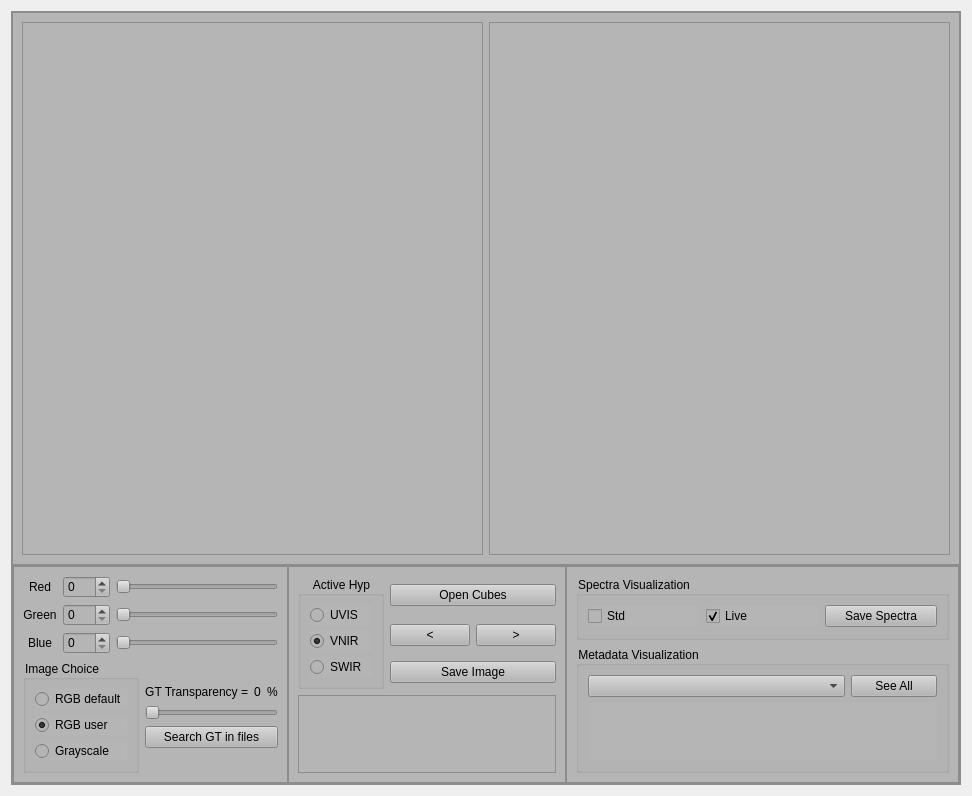
<?xml version="1.0" encoding="UTF-8"?>
<ui version="4.0">
 <class>DataVizualisation</class>
 <widget class="QWidget" name="DataVizualisation">
  <property name="geometry">
   <rect>
    <x>0</x>
    <y>0</y>
    <width>972</width>
    <height>796</height>
   </rect>
  </property>
  <property name="windowTitle">
   <string>Data Visualization Tool</string>
  </property>
  <layout class="QVBoxLayout" name="verticalLayout_2">
   <item>
    <widget class="QFrame" name="frame_principal">
     <property name="minimumSize">
      <size>
       <width>200</width>
       <height>400</height>
      </size>
     </property>
     <property name="font">
      <font>
       <pointsize>10</pointsize>
      </font>
     </property>
     <property name="styleSheet">
      <string notr="true">background-color: rgb(181, 181, 181);</string>
     </property>
     <property name="frameShape">
      <enum>QFrame::StyledPanel</enum>
     </property>
     <property name="frameShadow">
      <enum>QFrame::Raised</enum>
     </property>
     <layout class="QVBoxLayout" name="verticalLayout" stretch="3,1">
      <property name="spacing">
       <number>0</number>
      </property>
      <property name="leftMargin">
       <number>0</number>
      </property>
      <property name="topMargin">
       <number>0</number>
      </property>
      <property name="rightMargin">
       <number>0</number>
      </property>
      <property name="bottomMargin">
       <number>0</number>
      </property>
      <item>
       <widget class="QFrame" name="frame_up">
        <property name="minimumSize">
         <size>
          <width>0</width>
          <height>0</height>
         </size>
        </property>
        <property name="styleSheet">
         <string notr="true"/>
        </property>
        <property name="frameShape">
         <enum>QFrame::StyledPanel</enum>
        </property>
        <property name="frameShadow">
         <enum>QFrame::Raised</enum>
        </property>
        <layout class="QHBoxLayout" name="horizontalLayout" stretch="2,2">
         <item>
          <widget class="QFrame" name="frame_image">
           <property name="styleSheet">
            <string notr="true"/>
           </property>
           <property name="frameShape">
            <enum>QFrame::StyledPanel</enum>
           </property>
           <property name="frameShadow">
            <enum>QFrame::Raised</enum>
           </property>
           <layout class="QHBoxLayout" name="horizontalLayout_2">
            <property name="spacing">
             <number>0</number>
            </property>
            <property name="leftMargin">
             <number>0</number>
            </property>
            <property name="topMargin">
             <number>0</number>
            </property>
            <property name="rightMargin">
             <number>0</number>
            </property>
            <property name="bottomMargin">
             <number>0</number>
            </property>
            <item>
             <layout class="QVBoxLayout" name="verticalLayout_image">
              <property name="spacing">
               <number>0</number>
              </property>
             </layout>
            </item>
           </layout>
          </widget>
         </item>
         <item>
          <widget class="QFrame" name="frame">
           <property name="minimumSize">
            <size>
             <width>0</width>
             <height>200</height>
            </size>
           </property>
           <property name="styleSheet">
            <string notr="true"/>
           </property>
           <property name="frameShape">
            <enum>QFrame::StyledPanel</enum>
           </property>
           <property name="frameShadow">
            <enum>QFrame::Raised</enum>
           </property>
           <layout class="QHBoxLayout" name="horizontalLayout_6">
            <property name="leftMargin">
             <number>0</number>
            </property>
            <property name="topMargin">
             <number>0</number>
            </property>
            <property name="rightMargin">
             <number>0</number>
            </property>
            <property name="bottomMargin">
             <number>0</number>
            </property>
            <item>
             <layout class="QVBoxLayout" name="verticalLayout_spectra"/>
            </item>
           </layout>
          </widget>
         </item>
        </layout>
       </widget>
      </item>
      <item>
       <widget class="QFrame" name="frame_down">
        <property name="styleSheet">
         <string notr="true"/>
        </property>
        <property name="frameShape">
         <enum>QFrame::StyledPanel</enum>
        </property>
        <property name="frameShadow">
         <enum>QFrame::Raised</enum>
        </property>
        <layout class="QHBoxLayout" name="horizontalLayout_3" stretch="2,1,3">
         <property name="spacing">
          <number>0</number>
         </property>
         <property name="leftMargin">
          <number>0</number>
         </property>
         <property name="topMargin">
          <number>0</number>
         </property>
         <property name="rightMargin">
          <number>0</number>
         </property>
         <property name="bottomMargin">
          <number>0</number>
         </property>
         <item>
          <widget class="QFrame" name="frame_display_options">
           <property name="styleSheet">
            <string notr="true"/>
           </property>
           <property name="frameShape">
            <enum>QFrame::StyledPanel</enum>
           </property>
           <property name="frameShadow">
            <enum>QFrame::Raised</enum>
           </property>
           <layout class="QVBoxLayout" name="verticalLayout_6" stretch="3,0">
            <property name="sizeConstraint">
             <enum>QLayout::SetDefaultConstraint</enum>
            </property>
            <item>
             <layout class="QGridLayout" name="gridLayout_RGBchannels">
              <item row="1" column="1">
               <widget class="QSpinBox" name="spinBox_green_channel">
                <property name="maximum">
                 <number>149</number>
                </property>
                <property name="value">
                 <number>0</number>
                </property>
               </widget>
              </item>
              <item row="0" column="1">
               <widget class="QSpinBox" name="spinBox_red_channel">
                <property name="maximum">
                 <number>149</number>
                </property>
                <property name="singleStep">
                 <number>1</number>
                </property>
                <property name="value">
                 <number>0</number>
                </property>
               </widget>
              </item>
              <item row="2" column="1">
               <widget class="QSpinBox" name="spinBox_blue_channel">
                <property name="maximum">
                 <number>149</number>
                </property>
                <property name="value">
                 <number>0</number>
                </property>
               </widget>
              </item>
              <item row="0" column="2">
               <widget class="QSlider" name="horizontalSlider_red_channel">
                <property name="maximum">
                 <number>149</number>
                </property>
                <property name="value">
                 <number>0</number>
                </property>
                <property name="orientation">
                 <enum>Qt::Horizontal</enum>
                </property>
               </widget>
              </item>
              <item row="2" column="2">
               <widget class="QSlider" name="horizontalSlider_blue_channel">
                <property name="maximum">
                 <number>149</number>
                </property>
                <property name="value">
                 <number>0</number>
                </property>
                <property name="orientation">
                 <enum>Qt::Horizontal</enum>
                </property>
               </widget>
              </item>
              <item row="0" column="0">
               <widget class="QLabel" name="label_red_channel">
                <property name="text">
                 <string>Red</string>
                </property>
                <property name="alignment">
                 <set>Qt::AlignCenter</set>
                </property>
               </widget>
              </item>
              <item row="1" column="2">
               <widget class="QSlider" name="horizontalSlider_green_channel">
                <property name="maximum">
                 <number>149</number>
                </property>
                <property name="value">
                 <number>0</number>
                </property>
                <property name="orientation">
                 <enum>Qt::Horizontal</enum>
                </property>
               </widget>
              </item>
              <item row="2" column="0">
               <widget class="QLabel" name="label_blue_channel">
                <property name="text">
                 <string>Blue</string>
                </property>
                <property name="alignment">
                 <set>Qt::AlignCenter</set>
                </property>
               </widget>
              </item>
              <item row="1" column="0">
               <widget class="QLabel" name="label_green_channel">
                <property name="text">
                 <string>Green</string>
                </property>
                <property name="alignment">
                 <set>Qt::AlignCenter</set>
                </property>
               </widget>
              </item>
             </layout>
            </item>
            <item>
             <layout class="QHBoxLayout" name="horizontalLayout_4" stretch="3,1,0,1">
              <item>
               <widget class="QGroupBox" name="groupBox_image_type">
                <property name="title">
                 <string>Image Choice</string>
                </property>
                <layout class="QVBoxLayout" name="verticalLayout_3" stretch="0,0,0">
                 <item>
                  <widget class="QRadioButton" name="radioButton_rgb_default">
                   <property name="text">
                    <string>RGB default</string>
                   </property>
                  </widget>
                 </item>
                 <item>
                  <widget class="QRadioButton" name="radioButton_rgb_user">
                   <property name="enabled">
                    <bool>true</bool>
                   </property>
                   <property name="text">
                    <string>RGB user</string>
                   </property>
                   <property name="checked">
                    <bool>true</bool>
                   </property>
                  </widget>
                 </item>
                 <item>
                  <widget class="QRadioButton" name="radioButton_grayscale">
                   <property name="text">
                    <string>Grayscale</string>
                   </property>
                  </widget>
                 </item>
                </layout>
               </widget>
              </item>
              <item>
               <spacer name="horizontalSpacer_2">
                <property name="orientation">
                 <enum>Qt::Horizontal</enum>
                </property>
                <property name="sizeHint" stdset="0">
                 <size>
                  <width>40</width>
                  <height>20</height>
                 </size>
                </property>
               </spacer>
              </item>
              <item>
               <layout class="QGridLayout" name="gridLayout_2" columnstretch="1,0,0,0">
                <item row="1" column="3">
                 <widget class="QLabel" name="label">
                  <property name="text">
                   <string>%</string>
                  </property>
                 </widget>
                </item>
                <item row="1" column="1">
                 <widget class="QLabel" name="label_transparency">
                  <property name="text">
                   <string>GT Transparency =</string>
                  </property>
                  <property name="alignment">
                   <set>Qt::AlignRight|Qt::AlignTrailing|Qt::AlignVCenter</set>
                  </property>
                 </widget>
                </item>
                <item row="2" column="1" colspan="3">
                 <widget class="QSlider" name="horizontalSlider_transparency_GT">
                  <property name="maximum">
                   <number>100</number>
                  </property>
                  <property name="value">
                   <number>0</number>
                  </property>
                  <property name="sliderPosition">
                   <number>0</number>
                  </property>
                  <property name="orientation">
                   <enum>Qt::Horizontal</enum>
                  </property>
                 </widget>
                </item>
                <item row="1" column="2">
                 <widget class="QLabel" name="label_transparency_value">
                  <property name="text">
                   <string>0</string>
                  </property>
                  <property name="alignment">
                   <set>Qt::AlignCenter</set>
                  </property>
                 </widget>
                </item>
                <item row="3" column="1" colspan="3">
                 <widget class="QPushButton" name="pushButton_search_GT_files">
                  <property name="text">
                   <string>Search GT in files</string>
                  </property>
                 </widget>
                </item>
                <item row="0" column="1">
                 <spacer name="verticalSpacer">
                  <property name="orientation">
                   <enum>Qt::Vertical</enum>
                  </property>
                  <property name="sizeHint" stdset="0">
                   <size>
                    <width>20</width>
                    <height>40</height>
                   </size>
                  </property>
                 </spacer>
                </item>
                <item row="4" column="1">
                 <spacer name="verticalSpacer_2">
                  <property name="orientation">
                   <enum>Qt::Vertical</enum>
                  </property>
                  <property name="sizeHint" stdset="0">
                   <size>
                    <width>20</width>
                    <height>40</height>
                   </size>
                  </property>
                 </spacer>
                </item>
               </layout>
              </item>
              <item>
               <spacer name="horizontalSpacer_3">
                <property name="orientation">
                 <enum>Qt::Horizontal</enum>
                </property>
                <property name="sizeHint" stdset="0">
                 <size>
                  <width>40</width>
                  <height>20</height>
                 </size>
                </property>
               </spacer>
              </item>
             </layout>
            </item>
           </layout>
          </widget>
         </item>
         <item>
          <widget class="QFrame" name="frame_button_image">
           <property name="styleSheet">
            <string notr="true"/>
           </property>
           <property name="frameShape">
            <enum>QFrame::StyledPanel</enum>
           </property>
           <property name="frameShadow">
            <enum>QFrame::Raised</enum>
           </property>
           <layout class="QGridLayout" name="gridLayout">
            <item row="2" column="1" colspan="2">
             <widget class="QPushButton" name="pushButton_open_hypercube">
              <property name="styleSheet">
               <string notr="true"/>
              </property>
              <property name="text">
               <string>Open Cubes</string>
              </property>
              <property name="autoExclusive">
               <bool>false</bool>
              </property>
             </widget>
            </item>
            <item row="3" column="2">
             <widget class="QPushButton" name="pushButton_next_cube">
              <property name="text">
               <string>&gt;</string>
              </property>
             </widget>
            </item>
            <item row="3" column="1">
             <widget class="QPushButton" name="pushButton_prev_cube">
              <property name="text">
               <string>&lt;</string>
              </property>
             </widget>
            </item>
            <item row="4" column="1" colspan="2">
             <widget class="QPushButton" name="pushButton_save_image">
              <property name="styleSheet">
               <string notr="true"/>
              </property>
              <property name="text">
               <string>Save Image</string>
              </property>
              <property name="autoExclusive">
               <bool>false</bool>
              </property>
             </widget>
            </item>
            <item row="2" column="0" rowspan="3">
             <widget class="QGroupBox" name="groupBox_ActiceHyp">
              <property name="title">
               <string>Active Hyp</string>
              </property>
              <property name="alignment">
               <set>Qt::AlignCenter</set>
              </property>
              <layout class="QVBoxLayout" name="verticalLayout_5">
               <item>
                <widget class="QRadioButton" name="radioButton_UVIS">
                 <property name="text">
                  <string>UVIS</string>
                 </property>
                </widget>
               </item>
               <item>
                <widget class="QRadioButton" name="radioButton_VNIR">
                 <property name="text">
                  <string>VNIR</string>
                 </property>
                 <property name="checked">
                  <bool>true</bool>
                 </property>
                </widget>
               </item>
               <item>
                <widget class="QRadioButton" name="radioButton_SWIR">
                 <property name="text">
                  <string>SWIR</string>
                 </property>
                </widget>
               </item>
              </layout>
             </widget>
            </item>
            <item row="5" column="0" colspan="3">
             <widget class="QLabel" name="label_general_message">
              <property name="styleSheet">
               <string notr="true"/>
              </property>
              <property name="frameShape">
               <enum>QFrame::StyledPanel</enum>
              </property>
              <property name="text">
               <string/>
              </property>
              <property name="alignment">
               <set>Qt::AlignCenter</set>
              </property>
              <property name="wordWrap">
               <bool>true</bool>
              </property>
             </widget>
            </item>
           </layout>
          </widget>
         </item>
         <item>
          <widget class="QFrame" name="frame_spectra">
           <property name="styleSheet">
            <string notr="true"/>
           </property>
           <property name="frameShape">
            <enum>QFrame::StyledPanel</enum>
           </property>
           <property name="frameShadow">
            <enum>QFrame::Raised</enum>
           </property>
           <layout class="QVBoxLayout" name="verticalLayout_4" stretch="1,2">
            <item>
             <widget class="QGroupBox" name="groupBox_2">
              <property name="title">
               <string>Spectra Visualization</string>
              </property>
              <layout class="QHBoxLayout" name="horizontalLayout_7">
               <item>
                <widget class="QCheckBox" name="checkBox_std">
                 <property name="text">
                  <string>Std</string>
                 </property>
                </widget>
               </item>
               <item>
                <widget class="QCheckBox" name="checkBox_live_spectrum">
                 <property name="text">
                  <string>Live</string>
                 </property>
                 <property name="checked">
                  <bool>true</bool>
                 </property>
                </widget>
               </item>
               <item>
                <widget class="QPushButton" name="pushButton_save_spectra">
                 <property name="text">
                  <string>Save Spectra</string>
                 </property>
                </widget>
               </item>
              </layout>
             </widget>
            </item>
            <item>
             <widget class="QGroupBox" name="groupBox">
              <property name="title">
               <string>Metadata Visualization</string>
              </property>
              <layout class="QVBoxLayout" name="verticalLayout_7">
               <item>
                <layout class="QHBoxLayout" name="horizontalLayout_5" stretch="3,1">
                 <item>
                  <widget class="QComboBox" name="comboBox_metadata"/>
                 </item>
                 <item>
                  <widget class="QPushButton" name="pushButton_see_all_metadata">
                   <property name="text">
                    <string>See All</string>
                   </property>
                  </widget>
                 </item>
                </layout>
               </item>
               <item>
                <widget class="QLabel" name="label_metadata">
                 <property name="font">
                  <font>
                   <pointsize>10</pointsize>
                  </font>
                 </property>
                 <property name="styleSheet">
                  <string notr="true"/>
                 </property>
                 <property name="text">
                  <string/>
                 </property>
                 <property name="alignment">
                  <set>Qt::AlignCenter</set>
                 </property>
                 <property name="wordWrap">
                  <bool>true</bool>
                 </property>
                </widget>
               </item>
              </layout>
             </widget>
            </item>
           </layout>
          </widget>
         </item>
        </layout>
       </widget>
      </item>
     </layout>
    </widget>
   </item>
  </layout>
 </widget>
 <resources/>
 <connections>
  <connection>
   <sender>horizontalSlider_red_channel</sender>
   <signal>valueChanged(int)</signal>
   <receiver>spinBox_red_channel</receiver>
   <slot>setValue(int)</slot>
   <hints>
    <hint type="sourcelabel">
     <x>117</x>
     <y>595</y>
    </hint>
    <hint type="destinationlabel">
     <x>73</x>
     <y>594</y>
    </hint>
   </hints>
  </connection>
  <connection>
   <sender>horizontalSlider_green_channel</sender>
   <signal>valueChanged(int)</signal>
   <receiver>spinBox_green_channel</receiver>
   <slot>setValue(int)</slot>
   <hints>
    <hint type="sourcelabel">
     <x>148</x>
     <y>622</y>
    </hint>
    <hint type="destinationlabel">
     <x>89</x>
     <y>620</y>
    </hint>
   </hints>
  </connection>
  <connection>
   <sender>horizontalSlider_blue_channel</sender>
   <signal>valueChanged(int)</signal>
   <receiver>spinBox_blue_channel</receiver>
   <slot>setValue(int)</slot>
   <hints>
    <hint type="sourcelabel">
     <x>179</x>
     <y>649</y>
    </hint>
    <hint type="destinationlabel">
     <x>89</x>
     <y>649</y>
    </hint>
   </hints>
  </connection>
  <connection>
   <sender>spinBox_red_channel</sender>
   <signal>valueChanged(int)</signal>
   <receiver>horizontalSlider_red_channel</receiver>
   <slot>setValue(int)</slot>
   <hints>
    <hint type="sourcelabel">
     <x>71</x>
     <y>597</y>
    </hint>
    <hint type="destinationlabel">
     <x>137</x>
     <y>596</y>
    </hint>
   </hints>
  </connection>
  <connection>
   <sender>spinBox_green_channel</sender>
   <signal>valueChanged(int)</signal>
   <receiver>horizontalSlider_green_channel</receiver>
   <slot>setValue(int)</slot>
   <hints>
    <hint type="sourcelabel">
     <x>74</x>
     <y>617</y>
    </hint>
    <hint type="destinationlabel">
     <x>187</x>
     <y>626</y>
    </hint>
   </hints>
  </connection>
  <connection>
   <sender>spinBox_blue_channel</sender>
   <signal>valueChanged(int)</signal>
   <receiver>horizontalSlider_blue_channel</receiver>
   <slot>setValue(int)</slot>
   <hints>
    <hint type="sourcelabel">
     <x>73</x>
     <y>645</y>
    </hint>
    <hint type="destinationlabel">
     <x>246</x>
     <y>652</y>
    </hint>
   </hints>
  </connection>
 </connections>
</ui>
